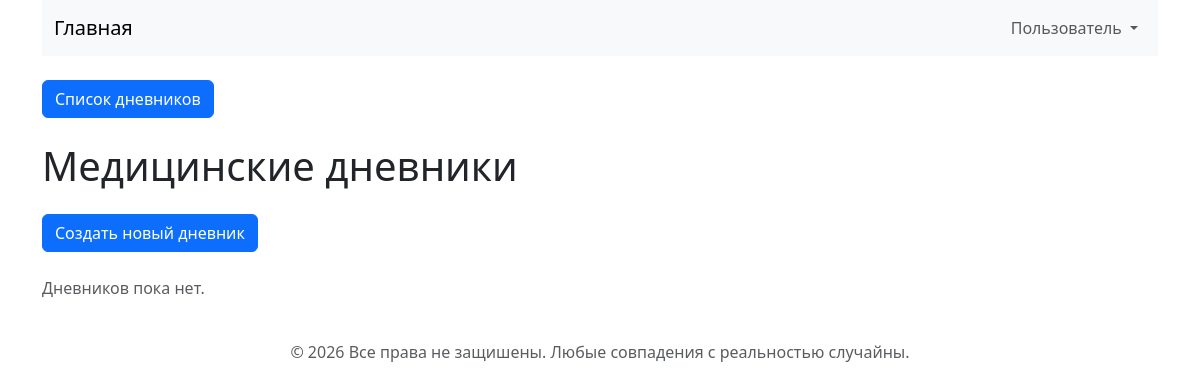
The page /diaries on the database as committed earlier.
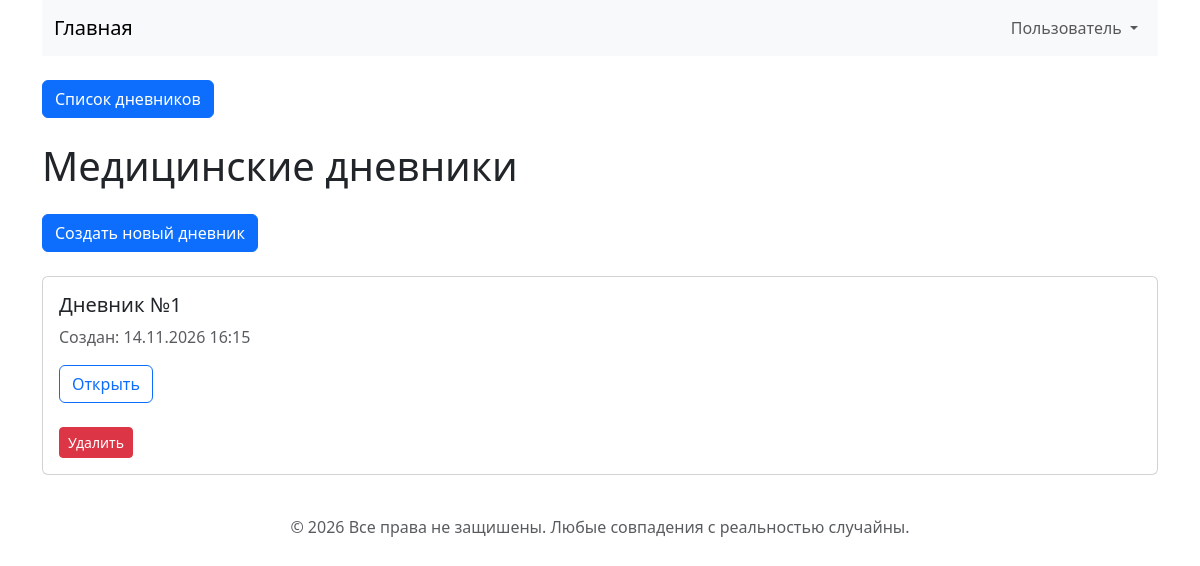
The same page on the database as committed later.
### app.py (models this page shows)
class Diary(db.Model):
    __tablename__ = "diary"
    id = db.Column(db.Integer, primary_key=True)
    created_at = db.Column(db.DateTime, default=datetime.utcnow, nullable=False)
    entries = db.relationship(
        "DiaryEntry",
        backref="diary",
        cascade="all, delete-orphan",
        order_by="DiaryEntry.category_id",
    )

### app.py (the view)
@app.route("/diaries")
def list_diaries():
    diaries = Diary.query.order_by(Diary.created_at.desc()).all()
    return render_template(
        "diaries.html",
        diaries=diaries,
    )

### templates/diaries.html (shortened to what this page needs)
{% extends "base.html" %}
{% block content %}
<div class="container">
    <h1 class="mb-4">Медицинские дневники</h1>
    <form method="POST" action="{{ url_for('create_diary') }}">
        <button type="submit" class="btn btn-primary mb-4">
            Создать новый дневник
        </button>
    </form>
    {% for diary in diaries %}
        <div class="card mb-3">
            <div class="card-body">
                <h5>Дневник №{{ diary.id }}</h5>
                <p class="text-muted">
                    Создан: {{ diary.created_at.strftime("%d.%m.%Y %H:%M") }}
                </p>
                <a href="{{ url_for('view_diary', diary_id=diary.id) }}"
                   class="btn btn-outline-primary">
                    Открыть
                </a><br><br>
                <form method="POST"
                  action="{{ url_for('delete_diary', diary_id=diary.id) }}"
                    onsubmit="return confirm('Удалить этот дневник?');">
                <button type="submit" class="btn btn-danger btn-sm">
                    Удалить
                </button>
                </form>
            </div>
        </div>
    {% else %}
        <p class="text-muted">Дневников пока нет.</p>
    {% endfor %}
</div>
{% endblock content %}

Rows that differ between the two databases and show on the page:
added Diary: id "1", created_at "14.11.2026 16:15"
Other text that changed with them:
text no longer shown: "Дневников пока нет."
